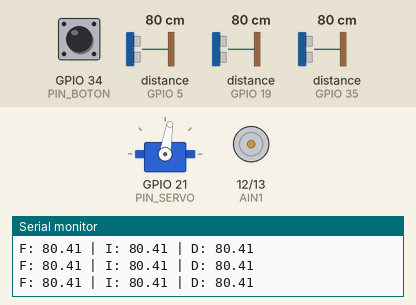
The sketch below on a simulated ESP32. Parts: servo, motor-driver pin pairs drawn as motors (green arrow = first pin HIGH = forward, orange = second pin HIGH = backward, longer = more drive, scaled by the enable pin), the last lines printed to the serial monitor. Wiring (inferred from the names in the program): 3 × ultrasonic range finder: trigger GPIO 18, echo GPIO 5 / trigger GPIO 32, echo GPIO 35 / trigger GPIO 33, echo GPIO 19. The test bench sets the inputs (shaded band); at power-on: GPIO 34 (PIN_BOTON) HIGH, distance to the obstacle (sensors on GPIO 5, GPIO 19, GPIO 35) 80 cm. The echo pulse lasts 58.3 µs per cm.

Above: at 1.2 s.
1.3 s: GPIO 34 (PIN_BOTON) pulled LOW for 0.15 s
At 1.6 s:
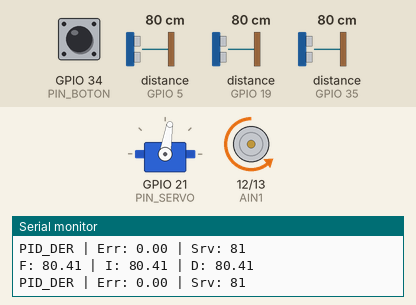
2.9 s: distance to the obstacle (sensor on GPIO 5) set to 2 cm
At 3.4 s:
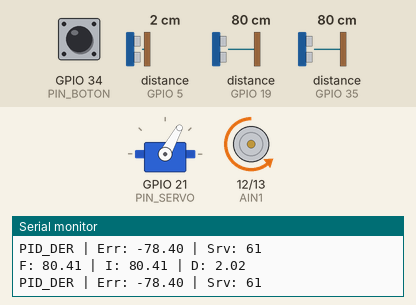
4.4 s: distance to the obstacle (sensor on GPIO 5) set to 4 cm
At 5.1 s:
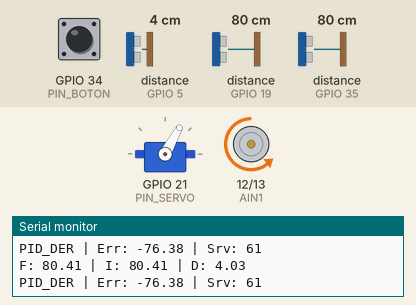
8.9 s: distance to the obstacle (sensor on GPIO 5) set to 120 cm
At 9.3 s:
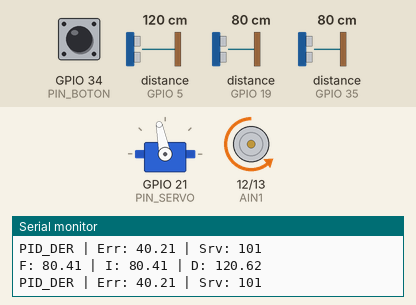
10.4 s: distance to the obstacle (sensor on GPIO 19) set to 85 cm
11.9 s: distance to the obstacle (sensor on GPIO 19) set to 76 cm
At 14.5 s:
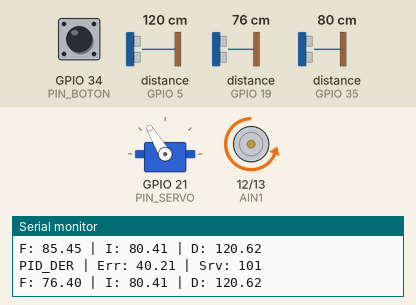
Timing chart, 0 to 15.9 s (numbered marks = the images above; inputs shaded):
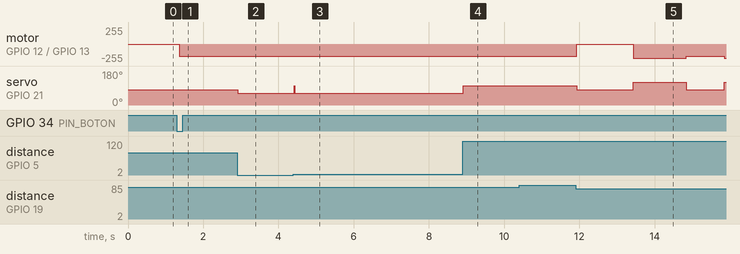

The sketch:

OpenChallengeNationalsCode.ino
```cpp
#include <ESP32Servo.h>

#define TRIG_FRENTE 33
#define ECHO_FRENTE 19
#define TRIG_DER 18
#define ECHO_DER 5
#define TRIG_IZQ 32
#define ECHO_IZQ 35
#define PIN_SERVO 21
#define PIN_BOTON 34

Servo Direccion;

const int PWMA = 14;
const int AIN1 = 12;
const int AIN2  =13;

#define CENTRO         81
#define VEL_NORMAL     180
#define VEL_GIRO       210
#define DISTANCIA_GIRO 80
#define TOTAL_GIROS    12
#define TGIRO          1400
#define TFinal         2400
#define TFront         1000

bool robotActivo      = false;
float ulLecturaFrente = 999;
float ulLecturaDer    = 999;
float ulLecturaIzq    = 999;

double setpoint_Der = 40.0;
double setpoint_Izq = 40.0;

double Kp = 10.0;
double Ki = 0.05;
double Kd = 5.0;

double error          = 0;
double error_anterior = 0;
double suma_errores   = 0;

unsigned long tiempoPrevio = 0;
double dt = 0;

int contadorGiros = 0;
int opcion        = 0; // 0=sin definir, 1=derecha, 2=izquierda
int opcion_2      = 0;

float leerDistancia(int trig, int echo) {
  digitalWrite(trig, LOW);
  delayMicroseconds(2);
  digitalWrite(trig, HIGH);
  delayMicroseconds(10);
  digitalWrite(trig, LOW);
  unsigned long duracion = pulseIn(echo, HIGH, 30000);
  if (duracion == 0) return -1;
  return duracion / 58.0;
}

void moverServo(int angulo) {
  Direccion.write(constrain(angulo, 0, 180));
}

void adelante(int velocidad) {
  digitalWrite(AIN1, LOW);
  digitalWrite(AIN2, HIGH);
  analogWrite(PWMA, velocidad);
}

void detenerRobot() {
  moverServo(CENTRO);
  analogWrite(PWMA, 0);
  error = 0; error_anterior = 0; suma_errores = 0;
}

void girarIzquierda() {
  moverServo(CENTRO - 40);
  adelante(VEL_GIRO);
  delay(TGIRO);
  moverServo(CENTRO);
  adelante(VEL_NORMAL);
  delay(TFront);
  ulLecturaFrente = 999;
  error = 0; error_anterior = 0; suma_errores = 0;
  tiempoPrevio = millis();
  Serial.println("GIRANDO IZQUIERDA");
}

void girarDerecha() {
  moverServo(CENTRO + 40);
  adelante(VEL_GIRO);
  delay(TGIRO);
  moverServo(CENTRO);
  adelante(VEL_NORMAL);
  delay(TFront);
  ulLecturaFrente = 999;
  error = 0; error_anterior = 0; suma_errores = 0;
  tiempoPrevio = millis();
  Serial.println("GIRANDO DERECHA");
}

void PIDderecho() {
  error = ulLecturaDer - setpoint_Der;

  double P = Kp * error;
  double D = Kd * ((error - error_anterior) / dt);
  double prueba = P + D + Ki * (suma_errores + error * dt);
  if (constrain(prueba, -20, 20) == prueba) {
    suma_errores += error * dt;
    suma_errores = constrain(suma_errores, -70, 70);
  }
  double I = Ki * suma_errores;
  double salidaPID = constrain(P + I + D, -20, 20);

  int anguloServo = CENTRO + (int)salidaPID;
  moverServo(anguloServo);
  adelante(VEL_NORMAL);
  error_anterior = error;

  Serial.print("PID_DER | Err: "); Serial.print(error);
  Serial.print(" | Srv: "); Serial.println(anguloServo);
}

void PIDizquierdo() {
  error = -ulLecturaIzq + setpoint_Izq;

  double P = Kp * error;
  double D = Kd * ((error - error_anterior) / dt);
  double prueba = P + D + Ki * (suma_errores + error * dt);
  if (constrain(prueba, -20, 20) == prueba) {
    suma_errores += error * dt;
    suma_errores = constrain(suma_errores, -70, 70);
  }
  double I = Ki * suma_errores;
  double salidaPID = constrain(P + I + D, -20, 20);

  int anguloServo = CENTRO + (int)salidaPID;
  moverServo(anguloServo);
  adelante(VEL_NORMAL);
  error_anterior = error;

  Serial.print("PID_IZQ | Err: "); Serial.print(error);
  Serial.print(" | Srv: "); Serial.println(anguloServo);
}

void setup() {
  Serial.begin(115200);

  pinMode(TRIG_FRENTE, OUTPUT); digitalWrite(TRIG_FRENTE, LOW);
  pinMode(ECHO_FRENTE, INPUT);
  pinMode(TRIG_IZQ,    OUTPUT); digitalWrite(TRIG_IZQ,    HIGH);
  pinMode(ECHO_IZQ,    INPUT);
  pinMode(TRIG_DER,    OUTPUT); digitalWrite(TRIG_DER,    HIGH);
  pinMode(ECHO_DER,    INPUT);

  Direccion.attach(PIN_SERVO);
  Direccion.write(CENTRO);

  pinMode(AIN1, OUTPUT);
  pinMode(AIN2, OUTPUT);
  pinMode(PWMA, OUTPUT);
  detenerRobot();

  pinMode(PIN_BOTON, INPUT_PULLUP);
}

void loop() {
  float distFrente = leerDistancia(TRIG_FRENTE, ECHO_FRENTE);
  float distDer    = leerDistancia(TRIG_DER, ECHO_DER);
  float distIzq    = leerDistancia(TRIG_IZQ, ECHO_IZQ);

  if (distFrente > 0) ulLecturaFrente = distFrente;
  if (distDer    > 0) ulLecturaDer    = distDer;
  if (distIzq    > 0) ulLecturaIzq    = distIzq;

  Serial.print("F: "); Serial.print(ulLecturaFrente);
  Serial.print(" | I: "); Serial.print(ulLecturaIzq);
  Serial.print(" | D: "); Serial.println(ulLecturaDer);

  if (!robotActivo && digitalRead(PIN_BOTON) == LOW) {
    delay(50);
    if (digitalRead(PIN_BOTON) == LOW) {
      // ✅ Dos setpoints independientes
      if (opcion_2 == 0) {
        setpoint_Der = (ulLecturaDer < 400) ? ulLecturaDer : 40.0;
        setpoint_Izq = (ulLecturaIzq < 400) ? ulLecturaIzq : 40.0;

        if (setpoint_Der > setpoint_Izq) {
          opcion_2 = 1;
        } else {
          opcion_2 = 2;
        }
        Serial.print("SP_Der: "); Serial.print(setpoint_Der);
        Serial.print(" | SP_Izq: "); Serial.println(setpoint_Izq);
        tiempoPrevio = millis();
        robotActivo  = true;
      }
    }
  }

  if (!robotActivo) {
    detenerRobot();
    return;
  }

  unsigned long ahora = millis();
  dt = (ahora - tiempoPrevio) / 1000.0;
  if (dt < 0.001) dt = 0.001;
  tiempoPrevio = ahora;

  // --- Giro ---
  if (ulLecturaFrente < DISTANCIA_GIRO && (distIzq > 100 || distDer > 100)) {

    if (opcion == 0) {
      // ✅ Primer giro — determinar dirección
      detenerRobot();
      delay(1500);

      // Releer sensores tras detenerse
      float lIzq = leerDistancia(TRIG_IZQ, ECHO_IZQ);
      float lDer = leerDistancia(TRIG_DER, ECHO_DER);
      if (lIzq > 0) ulLecturaIzq = lIzq;
      if (lDer > 0) ulLecturaDer = lDer;

      if (ulLecturaIzq > ulLecturaDer) {
        opcion = 1; // ✅ Más espacio a la izquierda → girar derecha
        girarIzquierda();
      } else {
        opcion = 2; // ✅ Más espacio a la derecha → girar izquierda
        girarDerecha();
      }

    } else if (opcion == 1) {
      girarIzquierda();   // ✅ Mantener dirección
    } else if (opcion == 2) {
      girarDerecha(); // ✅ Mantener dirección
    }

    contadorGiros++;
    Serial.print("Giro #"); Serial.print(contadorGiros);
    Serial.print("/"); Serial.println(TOTAL_GIROS);

    if (contadorGiros >= TOTAL_GIROS) {
      adelante(VEL_NORMAL);
      delay(TFinal);
      detenerRobot();
      robotActivo = false;
      Serial.println("=== 3 VUELTAS COMPLETADAS ===");
    }
    return;
  }

  // --- PID según opción ---
  if (opcion_2 == 1) {
    PIDizquierdo();
  } else if (opcion_2 == 2) {
    PIDderecho();
  } else {
    // Antes del primer giro → recto
    moverServo(CENTRO);
    adelante(VEL_NORMAL);
  }

}
```

Measured:
- the behaviour switches between 80 and 79 cm on distance to the obstacle (sensor on GPIO 19) (found by bisection; images 4 and 5)
- after the input at 1.3 s, motor on GPIO 12 (AIN1) / GPIO 13 (AIN2): stopped → backward 180/255 after 0.06 s
- after the input at 2.9 s, servo on GPIO 21 (PIN_SERVO): 81° → 61° at once
- after the input at 4.4 s, servo on GPIO 21 (PIN_SERVO): 61° → 101° at once, → 61° 0.01 s later
- after the input at 8.9 s, servo on GPIO 21 (PIN_SERVO): 61° → 101° at once
- after the input at 11.9 s, motor on GPIO 12 (AIN1) / GPIO 13 (AIN2): backward 180/255 → stopped at once, → backward 210/255 1.5 s later, → backward 180/255 1.4 s later, → backward 210/255 1.0 s later; servo on GPIO 21 (PIN_SERVO): 101° → 81° at once, → 121° 1.5 s later, → 81° 1.4 s later, → 121° 1.0 s later
